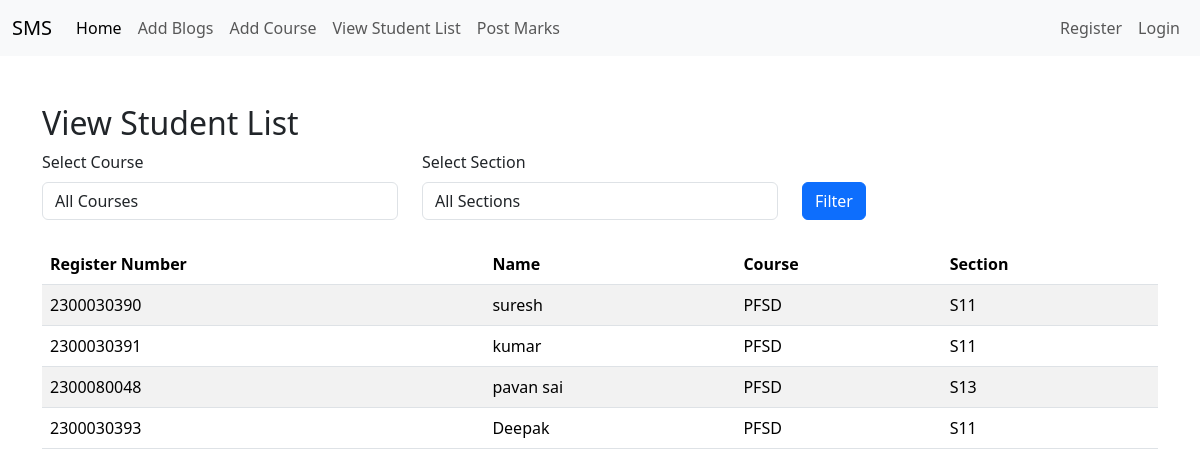
The app's page /facultyapp/view_student_list/ with its own data.
### adminapp/models.py (models this page shows, shortened)
class StudentList(models.Model):
    Register_Number = models.CharField(max_length=20, unique=True)
    Name = models.CharField(max_length=100)
    user = models.OneToOneField(User, on_delete=models.CASCADE, null=True)

### facultyapp/models.py (models this page shows, shortened)
class AddCourse(models.Model):
    COURSE_CHOICES=[
        ('AOOP', 'Advanced Object-Oriented Programming'),
        ('PFSD', 'Python Full Stack Development'),
    ]
    SECTION_CHOICES=[
        ('S11', 'Section S11'),
        ('S12', 'Section S12'),
        ('S13', 'Section S13'),
        ('S14', 'Section S14'),
        ('S15', 'Section S15'),
    ]
    student=models.ForeignKey(StudentList, on_delete=models.CASCADE)
    course = models.CharField(max_length=50, choices=COURSE_CHOICES)
    section = models.CharField(max_length=50, choices=SECTION_CHOICES)

### facultyapp/views.py (the view)
# urls.py: path('view_student_list/', views.view_student_list, name='view_student_list'),
def view_student_list(request):
    course = request.GET.get('course')
    section = request.GET.get('section')
    student_courses = AddCourse.objects.all()
    if course:
        student_courses = student_courses.filter(course=course)
    if section:
        student_courses = student_courses.filter(section=section)
    students = StudentList.objects.filter(id__in=student_courses.values('student_id'))
    course_choices = AddCourse.COURSE_CHOICES
    section_choices = AddCourse.SECTION_CHOICES
    context = {
        'students': students,
        'course_choices': course_choices,
        'section_choices': section_choices,
        'selected_course': course,
        'selected_section': section,
    }
    return render(request, 'facultyapp/view_student_list.html', context)

### templates/facultyapp/view_student_list.html (shortened to what this page needs)
{% extends 'Navbar/FacultyNavbar.html' %}
{% load static %}
{% block body %}
    <div class="container mt-5">
        <h2>View Student List</h2>
        <form method="get" class="mb-4">
            <div class="row">
                <div class="col-md-4">
                    <label for="course" class="form-label">Select Course</label>
                    <select name="course" id="course" class="form-control">
                        <option value="">All Courses</option>
                    </select>
                </div>
                <div class="col-md-4">
                    <label for="section" class="form-label">Select Section</label>
                    <select name="section" id="section" class="form-control">
                        <option value="">All Sections</option>
                    </select>
                </div>
                <div class="col-md-4 mt-4">
                    <button type="submit" class="btn btn-primary mt-2">Filter</button>
                </div>
            </div>
        </form>
        <table class="table table-striped">
            <thead>
                <tr>
                    <th>Register Number</th>
                    <th>Name</th>
                    <th>Course</th>
                    <th>Section</th>
                </tr>
            </thead>
            <tbody>
                {% if students %}
                    {% for student in students %}
                        <tr>
                            <td>{{ student.Register_Number }}</td>
                            <td>{{ student.Name }}</td>
                            <td>{{ student.addcourse_set.first.course }}</td>
                            <td>{{ student.addcourse_set.first.section }}</td>
                        </tr>
                    {% endfor %}
                {% else %}
                    <tr>
                        <td colspan="4" class="text-center">No students found.</td>
                    </tr>
                {% endif %}
            </tbody>
        </table>
    </div>
{% endblock %}

### records on screen
StudentList: Register_Number "2300030390", Name "suresh", addcourse_set.first.course "PFSD", addcourse_set.first.section "S11"
StudentList: Register_Number "2300030391", Name "kumar", addcourse_set.first.course "PFSD", addcourse_set.first.section "S11"
StudentList: Register_Number "2300080048", Name "pavan sai", addcourse_set.first.course "PFSD", addcourse_set.first.section "S13"
StudentList: Register_Number "2300030393", Name "Deepak", addcourse_set.first.course "PFSD", addcourse_set.first.section "S11"
